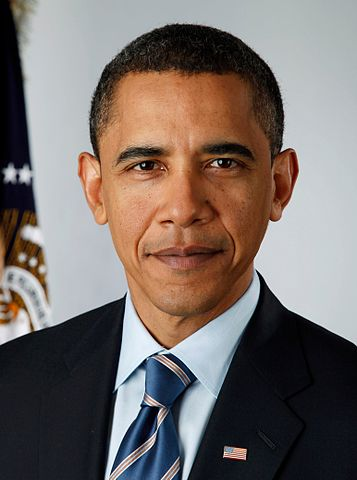
#> input picture image/input.jpg, 357 x 480 px, given in place of the camera
$ python generate_facedata.py
#> lines starting #> are read from the running program, lines starting #| are printed output that depends on the picture
import cv2


def generate():
    face_cascade = cv2.CascadeClassifier('./cascades/haarcascade_frontalface_default.xml')
    cap = cv2.VideoCapture(0)
    count = 0
    while(True):
        ret, frame = cap.read()
#> frame is the input picture: shape (480, 357, 3); mean B, G, R 105.3, 109.8, 120.1
        gray = cv2.cvtColor(frame, cv2.COLOR_BGR2GRAY)  # 转化为灰度图，因为人脸检测需要这样的色彩空间
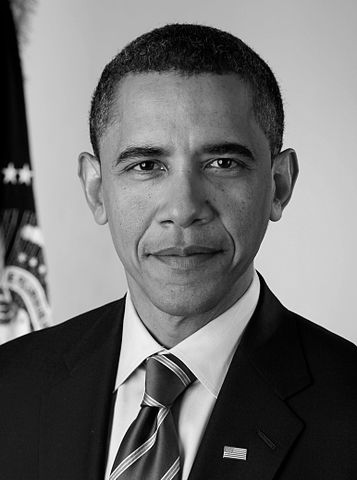
#> gray: shape (480, 357); min 0, max 254, mean 112.3
        faces = face_cascade.detectMultiScale(gray, 1.3, 5)  # 进行人脸检测， 1.3的压缩率， 每个人脸矩形保留近邻数目的最小值
#> faces = [[82, 83, 209, 209]]
        # 检测操作的返回值为人脸矩形数组， 函数cv2.tectangle允许通过坐标来绘制矩形
        for (x, y, w, h) in faces:
            img = cv2.rectangle(frame, (x, y), (x+w, y+h), (255, 225, 0), 2)  # x和y是左上角坐标，（255）是颜色，2是矩形框的宽度
            f = cv2.resize(gray[y:y+h, x:x+w], (200, 200))
#> this loop made 1 pass
#> pass 1, in generate, `f = cv2.resize(gray[y:y+h, x:x+w], (200, 200))`:
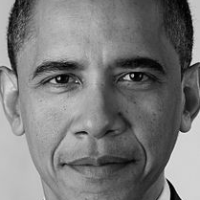
#> f: shape (200, 200); min 1, max 236, mean 121.7
        cv2.imshow('camera', frame)
        if cv2.waitKey(1) & 0xff == ord('c'):
#> (key q is pressed here)
            cv2.imwrite('./data/%s.pgm' % str(count), f)
            print(count)
            count += 1
            continue
        if cv2.waitKey(1) & 0xff == ord('q'):
#> (key q is pressed here)
            break
    cap.release()
    cv2.destroyAllWindows()

if __name__ == '__main__':
    generate()
